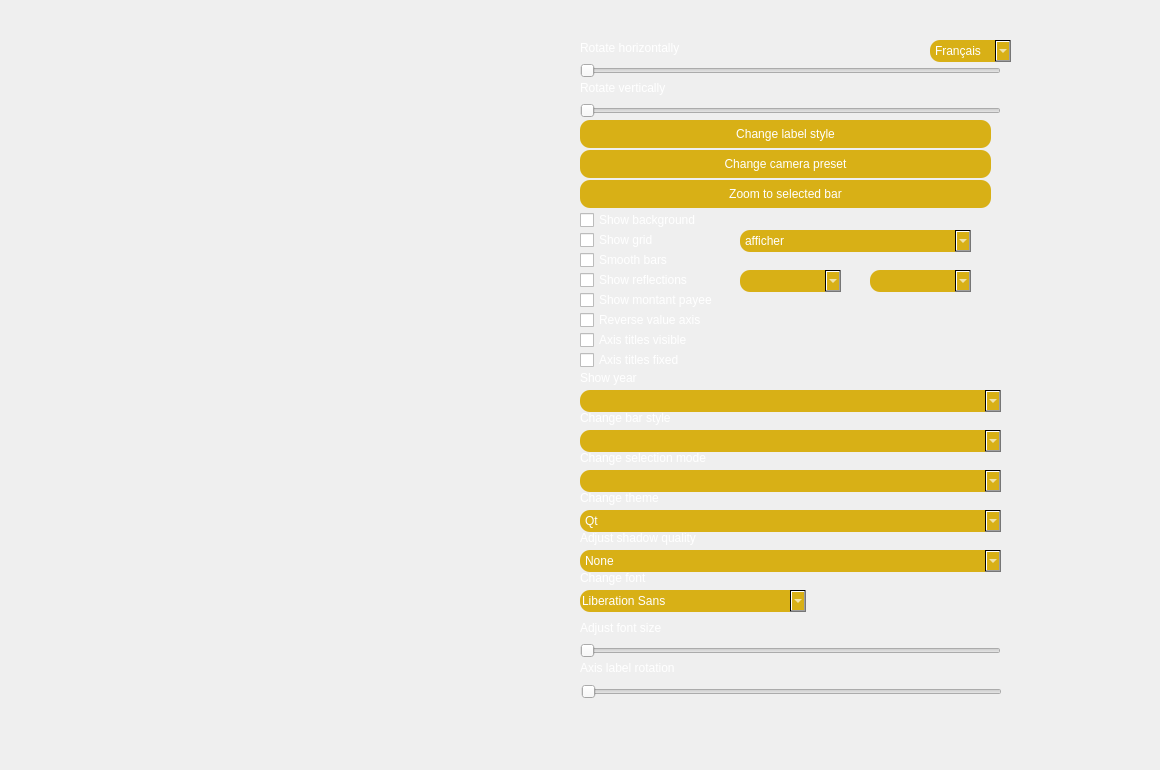
        <widget class="QWidget" name="tab_18">
         <attribute name="title">
          <string>statistiques</string>
         </attribute>
         <widget class="QWidget" name="container" native="true">
          <property name="geometry">
           <rect>
            <x>30</x>
            <y>60</y>
            <width>521</width>
            <height>431</height>
           </rect>
          </property>
         </widget>
         <widget class="QWidget" name="tools" native="true">
          <property name="geometry">
           <rect>
            <x>580</x>
            <y>40</y>
            <width>431</width>
            <height>671</height>
           </rect>
          </property>
          <widget class="QSlider" name="rotationSliderX">
           <property name="geometry">
            <rect>
             <x>0</x>
             <y>20</y>
             <width>421</width>
             <height>22</height>
            </rect>
           </property>
           <property name="orientation">
            <enum>Qt::Horizontal</enum>
           </property>
          </widget>
          <widget class="QSlider" name="rotationSliderY">
           <property name="geometry">
            <rect>
             <x>0</x>
             <y>60</y>
             <width>421</width>
             <height>22</height>
            </rect>
           </property>
           <property name="orientation">
            <enum>Qt::Horizontal</enum>
           </property>
          </widget>
          <widget class="QPushButton" name="labelButton">
           <property name="geometry">
            <rect>
             <x>0</x>
             <y>80</y>
             <width>411</width>
             <height>28</height>
            </rect>
           </property>
           <property name="styleSheet">
            <string notr="true">color: rgb(255, 255, 255);
background-color:  QLinearGradient(x1: 0, y1: 0, x2: 0, y2: 1, stop: 0#D8B016, stop: 1 #D8B016);
 border-radius: 10;</string>
           </property>
           <property name="text">
            <string>Change label style</string>
           </property>
          </widget>
          <widget class="QPushButton" name="zoomToSelectedButton">
           <property name="geometry">
            <rect>
             <x>0</x>
             <y>140</y>
             <width>411</width>
             <height>28</height>
            </rect>
           </property>
           <property name="styleSheet">
            <string notr="true">color: rgb(255, 255, 255);
background-color:  QLinearGradient(x1: 0, y1: 0, x2: 0, y2: 1, stop: 0#D8B016, stop: 1 #D8B016);
 border-radius: 10;</string>
           </property>
           <property name="text">
            <string>Zoom to selected bar</string>
           </property>
          </widget>
          <widget class="QPushButton" name="cameraButton">
           <property name="geometry">
            <rect>
             <x>0</x>
             <y>110</y>
             <width>411</width>
             <height>28</height>
            </rect>
           </property>
           <property name="styleSheet">
            <string notr="true">color: rgb(255, 255, 255);
background-color:  QLinearGradient(x1: 0, y1: 0, x2: 0, y2: 1, stop: 0#D8B016, stop: 1 #D8B016);
 border-radius: 10;</string>
           </property>
           <property name="text">
            <string>Change camera preset</string>
           </property>
          </widget>
          <widget class="QCheckBox" name="backgroundCheckBox">
           <property name="geometry">
            <rect>
             <x>0</x>
             <y>170</y>
             <width>411</width>
             <height>20</height>
            </rect>
           </property>
           <property name="styleSheet">
            <string notr="true">color: rgb(255, 255, 255);
</string>
           </property>
           <property name="text">
            <string>Show background</string>
           </property>
          </widget>
          <widget class="QCheckBox" name="gridCheckBox">
           <property name="geometry">
            <rect>
             <x>0</x>
             <y>190</y>
             <width>411</width>
             <height>20</height>
            </rect>
           </property>
           <property name="styleSheet">
            <string notr="true">color: rgb(255, 255, 255);

</string>
           </property>
           <property name="text">
            <string>Show grid</string>
           </property>
          </widget>
          <widget class="QCheckBox" name="smoothCheckBox">
           <property name="geometry">
            <rect>
             <x>0</x>
             <y>210</y>
             <width>421</width>
             <height>20</height>
            </rect>
           </property>
           <property name="styleSheet">
            <string notr="true">color: rgb(255, 255, 255);</string>
           </property>
           <property name="text">
            <string>Smooth bars</string>
           </property>
          </widget>
          <widget class="QCheckBox" name="reflectionCheckBox">
           <property name="geometry">
            <rect>
             <x>0</x>
             <y>230</y>
             <width>421</width>
             <height>20</height>
            </rect>
           </property>
           <property name="styleSheet">
            <string notr="true">color: rgb(255, 255, 255);
</string>
           </property>
           <property name="text">
            <string>Show reflections</string>
           </property>
          </widget>
          <widget class="QCheckBox" name="seriesCheckBox">
           <property name="geometry">
            <rect>
             <x>0</x>
             <y>250</y>
             <width>421</width>
             <height>20</height>
            </rect>
           </property>
           <property name="styleSheet">
            <string notr="true">color: rgb(255, 255, 255);
</string>
           </property>
           <property name="text">
            <string>Show montant payee</string>
           </property>
          </widget>
          <widget class="QCheckBox" name="reverseValueAxisCheckBox">
           <property name="geometry">
            <rect>
             <x>0</x>
             <y>270</y>
             <width>421</width>
             <height>20</height>
            </rect>
           </property>
           <property name="styleSheet">
            <string notr="true">color: rgb(255, 255, 255);
</string>
           </property>
           <property name="text">
            <string>Reverse value axis</string>
           </property>
          </widget>
          <widget class="QCheckBox" name="axisTitlesVisibleCB">
           <property name="geometry">
            <rect>
             <x>0</x>
             <y>290</y>
             <width>421</width>
             <height>20</height>
            </rect>
           </property>
           <property name="styleSheet">
            <string notr="true">color: rgb(255, 255, 255);
</string>
           </property>
           <property name="text">
            <string>Axis titles visible</string>
           </property>
          </widget>
          <widget class="QComboBox" name="rangeList">
           <property name="geometry">
            <rect>
             <x>0</x>
             <y>350</y>
             <width>421</width>
             <height>22</height>
            </rect>
           </property>
           <property name="styleSheet">
            <string notr="true">color: rgb(255, 255, 255);
background-color:  QLinearGradient(x1: 0, y1: 0, x2: 0, y2: 1, stop: 0#D8B016, stop: 1 #D8B016);
 border-radius: 10;
 border-radius: 10;</string>
           </property>
          </widget>
          <widget class="QComboBox" name="barStyleList">
           <property name="geometry">
            <rect>
             <x>0</x>
             <y>390</y>
             <width>421</width>
             <height>22</height>
            </rect>
           </property>
           <property name="styleSheet">
            <string notr="true">color: rgb(255, 255, 255);
background-color:  QLinearGradient(x1: 0, y1: 0, x2: 0, y2: 1, stop: 0#D8B016, stop: 1 #D8B016);
 border-radius: 10;</string>
           </property>
          </widget>
          <widget class="QComboBox" name="selectionModeList">
           <property name="geometry">
            <rect>
             <x>0</x>
             <y>430</y>
             <width>421</width>
             <height>22</height>
            </rect>
           </property>
           <property name="styleSheet">
            <string notr="true">color: rgb(255, 255, 255);
background-color:  QLinearGradient(x1: 0, y1: 0, x2: 0, y2: 1, stop: 0#D8B016, stop: 1 #D8B016);
 border-radius: 10;</string>
           </property>
          </widget>
          <widget class="QComboBox" name="themeList">
           <property name="geometry">
            <rect>
             <x>0</x>
             <y>470</y>
             <width>421</width>
             <height>22</height>
            </rect>
           </property>
           <property name="styleSheet">
            <string notr="true">color: rgb(255, 255, 255);
background-color:  QLinearGradient(x1: 0, y1: 0, x2: 0, y2: 1, stop: 0#D8B016, stop: 1 #D8B016);
 border-radius: 10;</string>
           </property>
           <item>
            <property name="text">
             <string>Qt</string>
            </property>
           </item>
           <item>
            <property name="text">
             <string>Primary Colors</string>
            </property>
           </item>
           <item>
            <property name="text">
             <string>Digia</string>
            </property>
           </item>
           <item>
            <property name="text">
             <string>Stone Moss</string>
            </property>
           </item>
           <item>
            <property name="text">
             <string>Army Blue</string>
            </property>
           </item>
           <item>
            <property name="text">
             <string>Retro</string>
            </property>
           </item>
           <item>
            <property name="text">
             <string>Ebony</string>
            </property>
           </item>
           <item>
            <property name="text">
             <string>Isabelle</string>
            </property>
           </item>
          </widget>
          <widget class="QComboBox" name="shadowQuality">
           <property name="geometry">
            <rect>
             <x>0</x>
             <y>510</y>
             <width>421</width>
             <height>22</height>
            </rect>
           </property>
           <property name="styleSheet">
            <string notr="true">color: rgb(255, 255, 255);
background-color:  QLinearGradient(x1: 0, y1: 0, x2: 0, y2: 1, stop: 0#D8B016, stop: 1 #D8B016);
 border-radius: 10;</string>
           </property>
           <item>
            <property name="text">
             <string>None</string>
            </property>
           </item>
           <item>
            <property name="text">
             <string>Low</string>
            </property>
           </item>
           <item>
            <property name="text">
             <string>Medium</string>
            </property>
           </item>
           <item>
            <property name="text">
             <string>High</string>
            </property>
           </item>
           <item>
            <property name="text">
             <string>Low Soft</string>
            </property>
           </item>
           <item>
            <property name="text">
             <string>Medium Soft</string>
            </property>
           </item>
           <item>
            <property name="text">
             <string>High Soft</string>
            </property>
           </item>
          </widget>
          <widget class="QFontComboBox" name="fontList">
           <property name="geometry">
            <rect>
             <x>0</x>
             <y>550</y>
             <width>226</width>
             <height>22</height>
            </rect>
           </property>
           <property name="styleSheet">
            <string notr="true">color: rgb(255, 255, 255);
background-color:  QLinearGradient(x1: 0, y1: 0, x2: 0, y2: 1, stop: 0#D8B016, stop: 1 #D8B016);
 border-radius: 10;</string>
           </property>
          </widget>
          <widget class="QSlider" name="fontSizeSlider">
           <property name="geometry">
            <rect>
             <x>0</x>
             <y>600</y>
             <width>421</width>
             <height>22</height>
            </rect>
           </property>
           <property name="orientation">
            <enum>Qt::Horizontal</enum>
           </property>
          </widget>
          <widget class="QLabel" name="label_91">
           <property name="geometry">
            <rect>
             <x>0</x>
             <y>620</y>
             <width>421</width>
             <height>16</height>
            </rect>
           </property>
           <property name="styleSheet">
            <string notr="true">color: rgb(255, 255, 255);
</string>
           </property>
           <property name="text">
            <string>Axis label rotation</string>
           </property>
          </widget>
          <widget class="QLabel" name="label_92">
           <property name="geometry">
            <rect>
             <x>0</x>
             <y>580</y>
             <width>171</width>
             <height>16</height>
            </rect>
           </property>
           <property name="styleSheet">
            <string notr="true">color: rgb(255, 255, 255);
</string>
           </property>
           <property name="text">
            <string>Adjust font size</string>
           </property>
          </widget>
          <widget class="QLabel" name="label_93">
           <property name="geometry">
            <rect>
             <x>0</x>
             <y>530</y>
             <width>321</width>
             <height>16</height>
            </rect>
           </property>
           <property name="styleSheet">
            <string notr="true">color: rgb(255, 255, 255);
</string>
           </property>
           <property name="text">
            <string>Change font</string>
           </property>
          </widget>
          <widget class="QLabel" name="label_94">
           <property name="geometry">
            <rect>
             <x>0</x>
             <y>490</y>
             <width>171</width>
             <height>16</height>
            </rect>
           </property>
           <property name="styleSheet">
            <string notr="true">color: rgb(255, 255, 255);
</string>
           </property>
           <property name="text">
            <string>Adjust shadow quality</string>
           </property>
          </widget>
          <widget class="QLabel" name="label_95">
           <property name="geometry">
            <rect>
             <x>0</x>
             <y>450</y>
             <width>131</width>
             <height>16</height>
            </rect>
           </property>
           <property name="styleSheet">
            <string notr="true">color: rgb(255, 255, 255);
</string>
           </property>
           <property name="text">
            <string>Change theme</string>
           </property>
          </widget>
          <widget class="QLabel" name="label_96">
           <property name="geometry">
            <rect>
             <x>0</x>
             <y>410</y>
             <width>171</width>
             <height>16</height>
            </rect>
           </property>
           <property name="styleSheet">
            <string notr="true">color: rgb(255, 255, 255);
</string>
           </property>
           <property name="text">
            <string>Change selection mode</string>
           </property>
          </widget>
          <widget class="QLabel" name="label_97">
           <property name="geometry">
            <rect>
             <x>0</x>
             <y>370</y>
             <width>121</width>
             <height>16</height>
            </rect>
           </property>
           <property name="styleSheet">
            <string notr="true">color: rgb(255, 255, 255);
</string>
           </property>
           <property name="text">
            <string>Change bar style</string>
           </property>
          </widget>
          <widget class="QLabel" name="label_98">
           <property name="geometry">
            <rect>
             <x>0</x>
             <y>0</y>
             <width>311</width>
             <height>16</height>
            </rect>
           </property>
           <property name="styleSheet">
            <string notr="true">color: rgb(255, 255, 255);
</string>
           </property>
           <property name="text">
            <string>Rotate horizontally</string>
           </property>
          </widget>
          <widget class="QLabel" name="label_99">
           <property name="geometry">
            <rect>
             <x>0</x>
             <y>40</y>
             <width>261</width>
             <height>16</height>
            </rect>
           </property>
           <property name="styleSheet">
            <string notr="true">color: rgb(255, 255, 255);
</string>
           </property>
           <property name="text">
            <string>Rotate vertically</string>
           </property>
          </widget>
          <widget class="QLabel" name="label_100">
           <property name="geometry">
            <rect>
             <x>0</x>
             <y>330</y>
             <width>131</width>
             <height>16</height>
            </rect>
           </property>
           <property name="styleSheet">
            <string notr="true">color: rgb(255, 255, 255);
</string>
           </property>
           <property name="text">
            <string>Show year</string>
           </property>
          </widget>
          <widget class="QCheckBox" name="axisTitlesFixedCB">
           <property name="geometry">
            <rect>
             <x>0</x>
             <y>310</y>
             <width>411</width>
             <height>20</height>
            </rect>
           </property>
           <property name="styleSheet">
            <string notr="true">color: rgb(255, 255, 255);
</string>
           </property>
           <property name="text">
            <string>Axis titles fixed</string>
           </property>
          </widget>
          <widget class="QComboBox" name="spcombo1_2">
           <property name="geometry">
            <rect>
             <x>160</x>
             <y>230</y>
             <width>101</width>
             <height>22</height>
            </rect>
           </property>
           <property name="styleSheet">
            <string notr="true">color: rgb(255, 255, 255);
background-color:  QLinearGradient(x1: 0, y1: 0, x2: 0, y2: 1, stop: 0#D8B016, stop: 1 #D8B016);
 border-radius: 10;</string>
           </property>
          </widget>
          <widget class="QComboBox" name="spcombo1_4">
           <property name="geometry">
            <rect>
             <x>290</x>
             <y>230</y>
             <width>101</width>
             <height>22</height>
            </rect>
           </property>
           <property name="styleSheet">
            <string notr="true">color: rgb(255, 255, 255);
background-color:  QLinearGradient(x1: 0, y1: 0, x2: 0, y2: 1, stop: 0#D8B016, stop: 1 #D8B016);
 border-radius: 10;</string>
           </property>
          </widget>
          <widget class="QComboBox" name="spcombo1_5">
           <property name="geometry">
            <rect>
             <x>160</x>
             <y>190</y>
             <width>231</width>
             <height>22</height>
            </rect>
           </property>
           <property name="styleSheet">
            <string notr="true">color: rgb(255, 255, 255);
background-color:  QLinearGradient(x1: 0, y1: 0, x2: 0, y2: 1, stop: 0#D8B016, stop: 1 #D8B016);
 border-radius: 10;</string>
           </property>
           <item>
            <property name="text">
             <string>afficher</string>
            </property>
           </item>
           <item>
            <property name="text">
             <string>comparer</string>
            </property>
           </item>
          </widget>
          <widget class="QComboBox" name="tradu_6">
           <property name="geometry">
            <rect>
             <x>350</x>
             <y>0</y>
             <width>81</width>
             <height>22</height>
            </rect>
           </property>
           <property name="styleSheet">
            <string notr="true">color: rgb(255, 255, 255);
background-color:  QLinearGradient(x1: 0, y1: 0, x2: 0, y2: 1, stop: 0#D8B016, stop: 1 #D8B016);
 border-radius: 10;</string>
           </property>
           <item>
            <property name="text">
             <string>Français</string>
            </property>
           </item>
           <item>
            <property name="text">
             <string>العربية</string>
            </property>
           </item>
           <item>
            <property name="text">
             <string>English</string>
            </property>
           </item>
          </widget>
         </widget>
         <widget class="QSlider" name="axisLabelRotationSlider">
          <property name="geometry">
           <rect>
            <x>581</x>
            <y>681</y>
            <width>421</width>
            <height>22</height>
           </rect>
          </property>
          <property name="orientation">
           <enum>Qt::Horizontal</enum>
          </property>
         </widget>
         <widget class="QLabel" name="graph_6">
          <property name="geometry">
           <rect>
            <x>0</x>
            <y>0</y>
            <width>1151</width>
            <height>761</height>
           </rect>
          </property>
          <property name="text">
           <string/>
          </property>
          <property name="pixmap">
           <pixmap>../../../Downloads/Untitled-1 copy.png</pixmap>
          </property>
         </widget>
         <zorder>graph_6</zorder>
         <zorder>container</zorder>
         <zorder>tools</zorder>
         <zorder>axisLabelRotationSlider</zorder>
        </widget>
